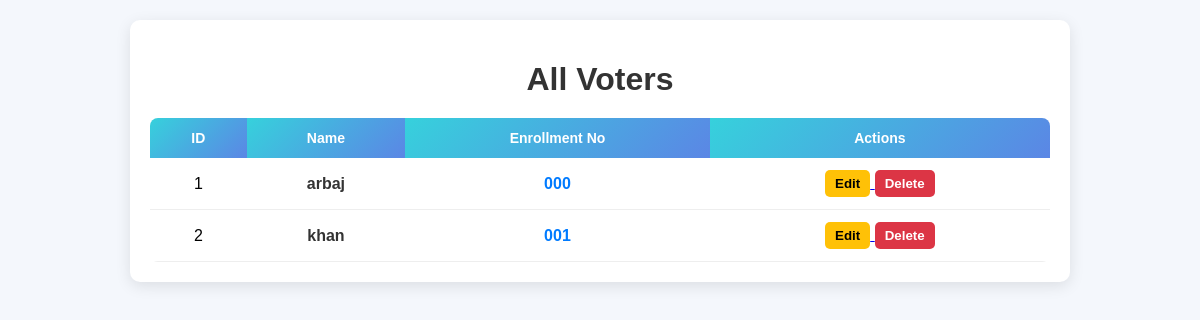
Before: /view-voters/ with the older database file.
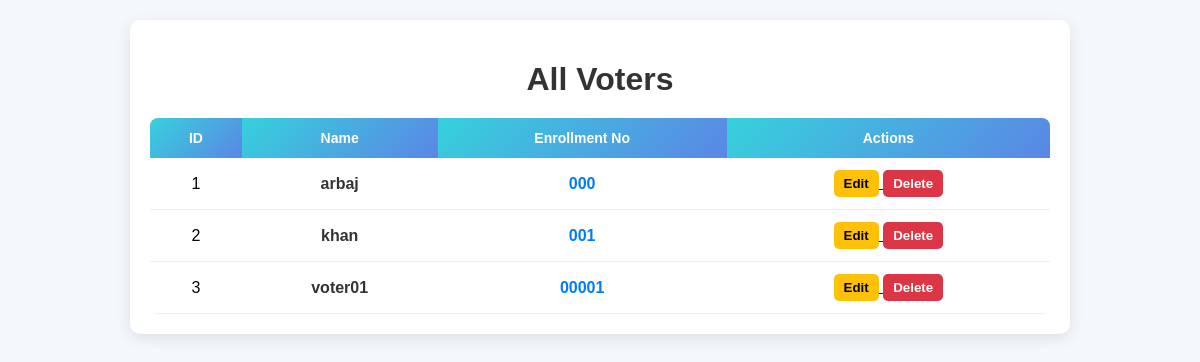
After: the same page with the newer database file.
### voting/models.py (models this page shows, shortened)
class Voter(models.Model):
    name = models.CharField(max_length=100)
    enrollment_no = models.CharField(max_length=50, unique=True)
    password = models.CharField(max_length=50)
    voted = models.BooleanField(default=False)

### voting/views.py (the view)
# urls.py: path('view-voters/', views.view_voters, name='view_voters'),path('start-election/', views.start_election, name='start_election'),
def view_voters(request):
    voters = Voter.objects.all()
    return render(request, "view_voters.html", {
        "voters": voters
    })

### templates/view_voters.html (shortened to what this page needs)
<!DOCTYPE html>
<html>
<head>
</head>
<body>
<div class="container">
    <h1>All Voters</h1>
    <table>
        <tr>
            <th>ID</th>
            <th>Name</th>
            <th>Enrollment No</th>
            <th>Actions</th>
        </tr>
        {% for voter in voters %}
        <tr>
            <td>{{ voter.id }}</td>
            <td class="name">{{ voter.name }}</td>
            <td class="enroll">{{ voter.enrollment_no }}</td>
            <td>
                <a href="/edit-voter/{{ voter.id }}/">
                    <button class="edit-btn">Edit</button>
                </a>
                <a href="/delete-voter/{{ voter.id }}/" onclick="return confirm('Are you sure?')">
                    <button class="delete-btn">Delete</button>
                </a>
            </td>
        </tr>
        {% empty %}
        <tr>
            <td colspan="4">No voters found</td>
        </tr>
        {% endfor %}
    </table>
</div>
</body>
</html>

Changed rows visible on the page:
added Voter: id "3", name "voter01", enrollment_no "00001"
